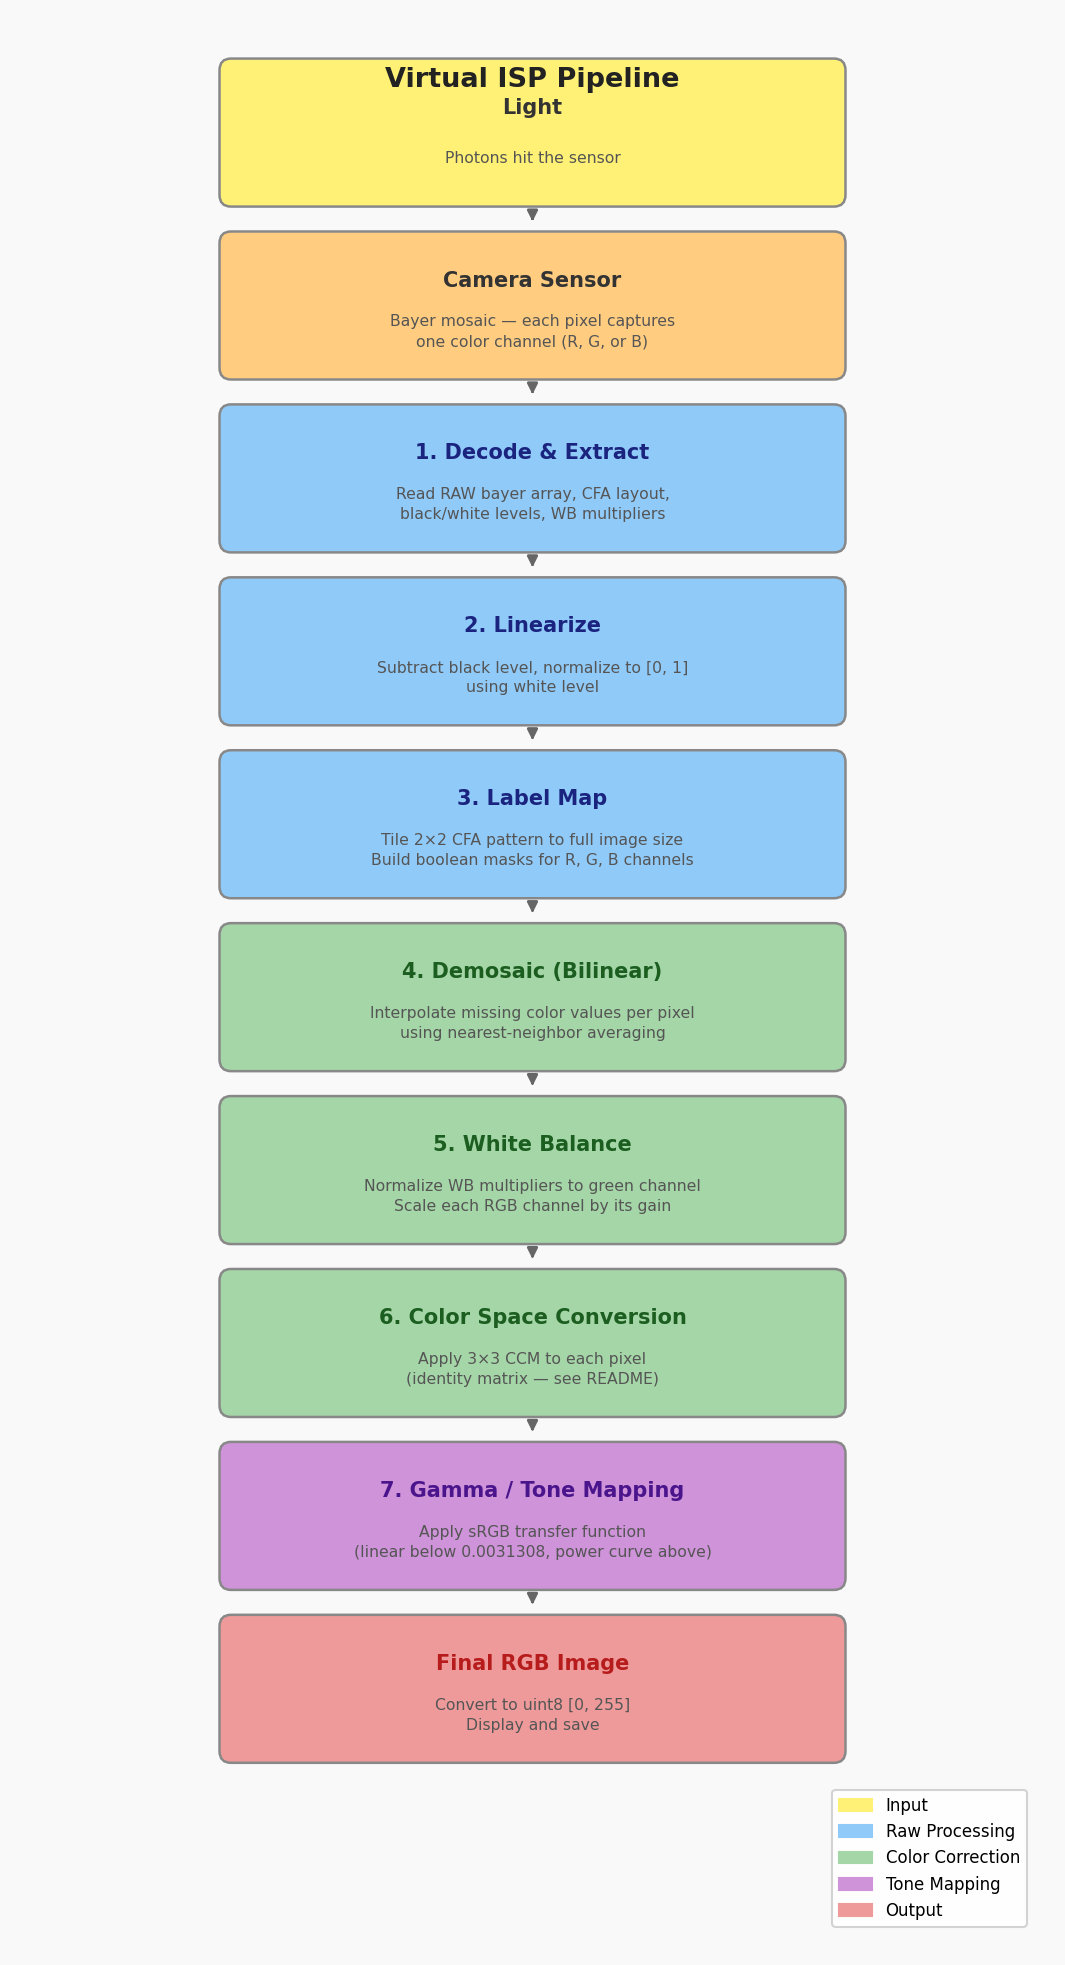

Write Python code to recreate this figure.
import matplotlib.pyplot as plt
import matplotlib.patches as mpatches
from matplotlib.patches import FancyBboxPatch, FancyArrowPatch

# -- PIPELINE DIAGRAM --
# Generates a flowchart of the Virtual ISP pipeline from light source to final image.

STEPS = [
    {
        "label": "Light",
        "sublabel": "Photons hit the sensor",
        "color": "#FFF176",
        "text_color": "#333333",
    },
    {
        "label": "Camera Sensor",
        "sublabel": "Bayer mosaic — each pixel captures\none color channel (R, G, or B)",
        "color": "#FFCC80",
        "text_color": "#333333",
    },
    {
        "label": "1. Decode & Extract",
        "sublabel": "Read RAW bayer array, CFA layout,\nblack/white levels, WB multipliers",
        "color": "#90CAF9",
        "text_color": "#1a237e",
    },
    {
        "label": "2. Linearize",
        "sublabel": "Subtract black level, normalize to [0, 1]\nusing white level",
        "color": "#90CAF9",
        "text_color": "#1a237e",
    },
    {
        "label": "3. Label Map",
        "sublabel": "Tile 2×2 CFA pattern to full image size\nBuild boolean masks for R, G, B channels",
        "color": "#90CAF9",
        "text_color": "#1a237e",
    },
    {
        "label": "4. Demosaic (Bilinear)",
        "sublabel": "Interpolate missing color values per pixel\nusing nearest-neighbor averaging",
        "color": "#A5D6A7",
        "text_color": "#1b5e20",
    },
    {
        "label": "5. White Balance",
        "sublabel": "Normalize WB multipliers to green channel\nScale each RGB channel by its gain",
        "color": "#A5D6A7",
        "text_color": "#1b5e20",
    },
    {
        "label": "6. Color Space Conversion",
        "sublabel": "Apply 3×3 CCM to each pixel\n(identity matrix — see README)",
        "color": "#A5D6A7",
        "text_color": "#1b5e20",
    },
    {
        "label": "7. Gamma / Tone Mapping",
        "sublabel": "Apply sRGB transfer function\n(linear below 0.0031308, power curve above)",
        "color": "#CE93D8",
        "text_color": "#4a148c",
    },
    {
        "label": "Final RGB Image",
        "sublabel": "Convert to uint8 [0, 255]\nDisplay and save",
        "color": "#EF9A9A",
        "text_color": "#b71c1c",
    },
]

BOX_WIDTH = 4.2
BOX_HEIGHT = 0.85
STEP_GAP = 1.18
ARROW_GAP = 0.12
FIG_WIDTH = 7
FIG_HEIGHT = len(STEPS) * STEP_GAP + 1.2


def draw_box(ax, cx, cy, step):
    box = FancyBboxPatch(
        (cx - BOX_WIDTH / 2, cy - BOX_HEIGHT / 2),
        BOX_WIDTH, BOX_HEIGHT,
        boxstyle="round,pad=0.08",
        facecolor=step["color"],
        edgecolor="#888888",
        linewidth=1.2,
        zorder=2,
    )
    ax.add_patch(box)

    ax.text(cx, cy + 0.17, step["label"],
            ha="center", va="center",
            fontsize=10, fontweight="bold",
            color=step["text_color"], zorder=3)

    ax.text(cx, cy - 0.18, step["sublabel"],
            ha="center", va="center",
            fontsize=7.5, color="#555555",
            linespacing=1.4, zorder=3)


def draw_arrow(ax, cx, top_y, bottom_y):
    ax.annotate(
        "", xy=(cx, bottom_y + BOX_HEIGHT / 2 + ARROW_GAP),
        xytext=(cx, top_y - BOX_HEIGHT / 2 - ARROW_GAP),
        arrowprops=dict(arrowstyle="-|>", color="#666666", lw=1.4),
        zorder=1,
    )


fig, ax = plt.subplots(figsize=(FIG_WIDTH, FIG_HEIGHT))
ax.set_xlim(0, FIG_WIDTH)
ax.set_ylim(0, FIG_HEIGHT)
ax.axis("off")

ax.set_facecolor("#F9F9F9")
fig.patch.set_facecolor("#F9F9F9")

cx = FIG_WIDTH / 2
top_padding = 0.7

for i, step in enumerate(STEPS):
    cy = FIG_HEIGHT - top_padding - i * STEP_GAP
    draw_box(ax, cx, cy, step)

    if i < len(STEPS) - 1:
        next_cy = FIG_HEIGHT - top_padding - (i + 1) * STEP_GAP
        draw_arrow(ax, cx, cy, next_cy)

ax.text(cx, FIG_HEIGHT - 0.25, "Virtual ISP Pipeline",
        ha="center", va="top",
        fontsize=13, fontweight="bold", color="#222222")

legend_items = [
    mpatches.Patch(color="#FFF176", label="Input"),
    mpatches.Patch(color="#90CAF9", label="Raw Processing"),
    mpatches.Patch(color="#A5D6A7", label="Color Correction"),
    mpatches.Patch(color="#CE93D8", label="Tone Mapping"),
    mpatches.Patch(color="#EF9A9A", label="Output"),
]
ax.legend(handles=legend_items, loc="lower right",
          fontsize=8, framealpha=0.85, edgecolor="#cccccc")

plt.tight_layout()
plt.savefig("pipeline_diagram.png", dpi=150, bbox_inches="tight", pad_inches=0.2)
plt.show()
